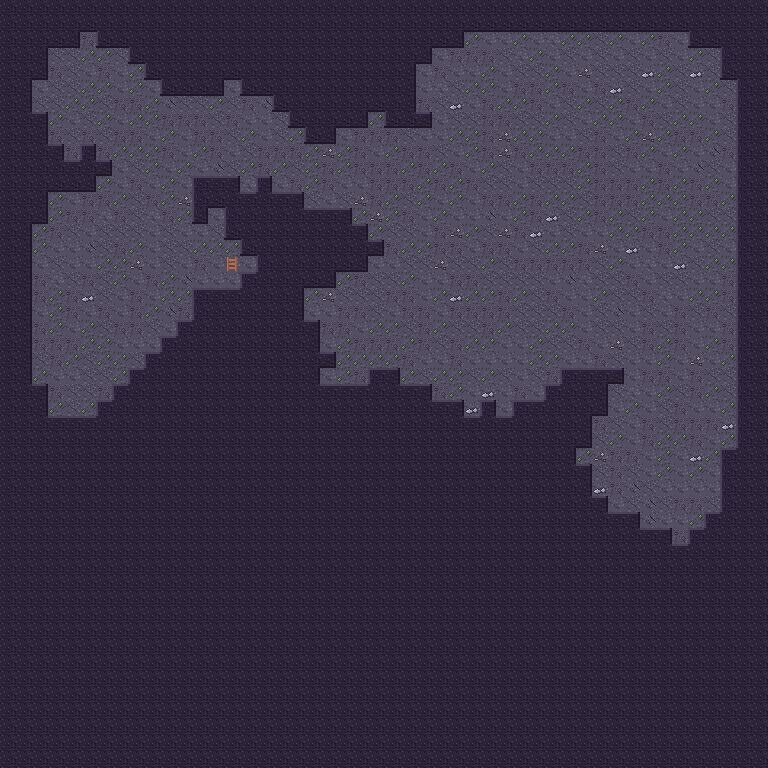

This game map was drawn from its Tiled (.tmx) file and the tilesets committed beside it. A one-line description and the trimmed map source follow:
An orthogonal 48x48 tile map with 16x16 px tiles, 3 tile layers (Back, Buildings, Front).

<map version="1.4" tiledversion="1.4.2" orientation="orthogonal" renderorder="right-down" compressionlevel="0" width="48" height="48" tilewidth="16" tileheight="16" infinite="0" nextlayerid="4" nextobjectid="1">
  <properties />
  <tileset firstgid="1" name="cave" tilewidth="16" tileheight="16" tilecount="48" columns="16">
    <image source="../cave.png" width="256" height="48" />
    <tile id="1">
      <properties>
        <property name="Passable" type="string" value="F" />
      </properties>
    </tile>
    <tile id="16">
      <properties>
        <property name="Passable" type="string" value="F" />
      </properties>
    </tile>
    <tile id="17">
      <properties>
        <property name="Passable" type="string" value="F" />
      </properties>
    </tile>
    <tile id="18">
      <properties>
        <property name="Passable" type="string" value="F" />
      </properties>
    </tile>
    <tile id="19">
      <properties>
        <property name="Passable" type="string" value="F" />
      </properties>
    </tile>
    <tile id="20">
      <properties>
        <property name="Passable" type="string" value="F" />
      </properties>
    </tile>
    <tile id="21">
      <properties>
        <property name="Passable" type="string" value="F" />
      </properties>
    </tile>
    <tile id="22">
      <properties>
        <property name="Passable" type="string" value="F" />
      </properties>
    </tile>
    <tile id="23">
      <properties>
        <property name="Passable" type="string" value="F" />
      </properties>
    </tile>
    <tile id="24">
      <properties>
        <property name="Passable" type="string" value="F" />
      </properties>
    </tile>
    <tile id="25">
      <properties>
        <property name="Passable" type="string" value="F" />
      </properties>
    </tile>
    <tile id="26">
      <properties>
        <property name="Passable" type="string" value="F" />
      </properties>
    </tile>
    <tile id="27">
      <properties>
        <property name="Passable" type="string" value="F" />
      </properties>
    </tile>
    <tile id="28">
      <properties>
        <property name="Passable" type="string" value="F" />
      </properties>
    </tile>
    <tile id="29">
      <properties>
        <property name="Passable" type="string" value="F" />
      </properties>
    </tile>
    <tile id="30">
      <properties>
        <property name="Passable" type="string" value="F" />
      </properties>
    </tile>
    <tile id="31">
      <properties>
        <property name="Passable" type="string" value="F" />
      </properties>
    </tile>
  </tileset>
  <layer id="1" name="Back" width="48" height="48" opacity="1" offsetx="0" offsety="0">
   <data>[2304 cells, 2304 non-empty, 9 distinct tile ids]</data>
  </layer>
  <layer id="2" name="Buildings" width="48" height="48" opacity="1" offsetx="0" offsety="0">
   <data>[2304 cells, 1482 non-empty, 12 distinct tile ids]</data>
  </layer>
  <layer id="3" name="Front" width="48" height="48" opacity="1" offsetx="0" offsety="0">
   <data>[2304 cells, 0 non-empty, 0 distinct tile ids]</data>
  </layer>
</map>
